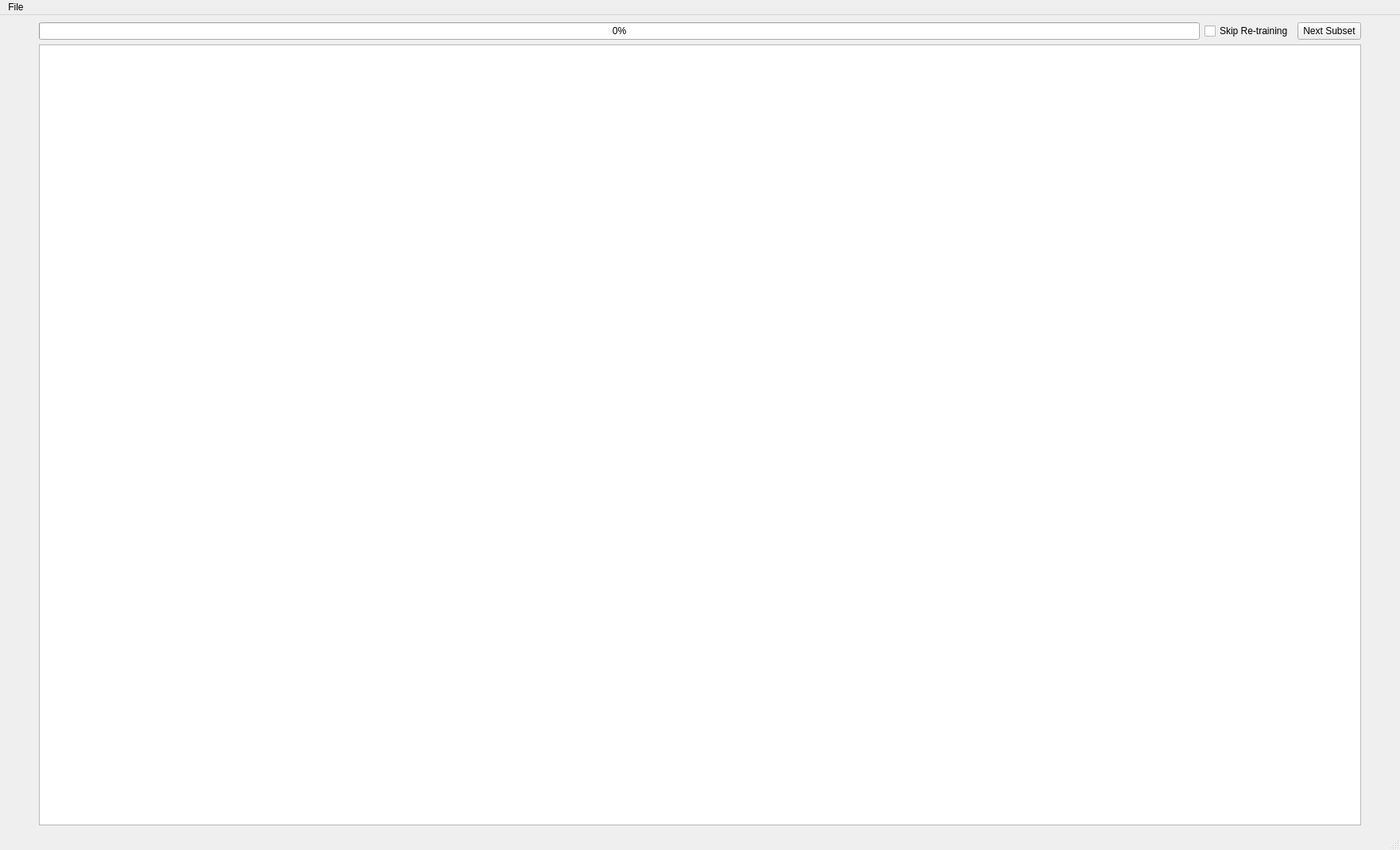
<?xml version="1.0" encoding="UTF-8"?>
<ui version="4.0">
 <class>MainWindow</class>
 <widget class="QMainWindow" name="MainWindow">
  <property name="geometry">
   <rect>
    <x>0</x>
    <y>0</y>
    <width>1762</width>
    <height>1070</height>
   </rect>
  </property>
  <property name="windowTitle">
   <string>ML-ADA</string>
  </property>
  <property name="windowIcon">
   <iconset>
    <normaloff>assets/main_window_icon.png</normaloff>assets/main_window_icon.png</iconset>
  </property>
  <widget class="QWidget" name="centralwidget">
   <layout class="QGridLayout" name="gridLayout">
    <item row="0" column="1">
     <layout class="QHBoxLayout" name="horizontalLayout">
      <item>
       <widget class="QProgressBar" name="progressBar">
        <property name="enabled">
         <bool>true</bool>
        </property>
        <property name="sizePolicy">
         <sizepolicy hsizetype="Expanding" vsizetype="Preferred">
          <horstretch>0</horstretch>
          <verstretch>0</verstretch>
         </sizepolicy>
        </property>
        <property name="value">
         <number>0</number>
        </property>
        <property name="textVisible">
         <bool>true</bool>
        </property>
       </widget>
      </item>
      <item>
       <widget class="QCheckBox" name="checkBox">
        <property name="sizePolicy">
         <sizepolicy hsizetype="Minimum" vsizetype="Preferred">
          <horstretch>0</horstretch>
          <verstretch>0</verstretch>
         </sizepolicy>
        </property>
        <property name="text">
         <string>Skip Re-training</string>
        </property>
       </widget>
      </item>
      <item>
       <widget class="QPushButton" name="pushButton">
        <property name="sizePolicy">
         <sizepolicy hsizetype="Minimum" vsizetype="Preferred">
          <horstretch>0</horstretch>
          <verstretch>0</verstretch>
         </sizepolicy>
        </property>
        <property name="text">
         <string>Next Subset</string>
        </property>
       </widget>
      </item>
     </layout>
    </item>
    <item row="1" column="1">
     <widget class="QTextBrowser" name="textBrowser">
      <property name="sizePolicy">
       <sizepolicy hsizetype="Preferred" vsizetype="Expanding">
        <horstretch>0</horstretch>
        <verstretch>0</verstretch>
       </sizepolicy>
      </property>
      <property name="font">
       <font>
        <pointsize>10</pointsize>
       </font>
      </property>
     </widget>
    </item>
    <item row="1" column="0">
     <spacer name="horizontalSpacer">
      <property name="orientation">
       <enum>Qt::Horizontal</enum>
      </property>
      <property name="sizeType">
       <enum>QSizePolicy::Fixed</enum>
      </property>
      <property name="sizeHint" stdset="0">
       <size>
        <width>40</width>
        <height>20</height>
       </size>
      </property>
     </spacer>
    </item>
    <item row="1" column="2">
     <spacer name="horizontalSpacer_2">
      <property name="orientation">
       <enum>Qt::Horizontal</enum>
      </property>
      <property name="sizeType">
       <enum>QSizePolicy::Fixed</enum>
      </property>
      <property name="sizeHint" stdset="0">
       <size>
        <width>40</width>
        <height>20</height>
       </size>
      </property>
     </spacer>
    </item>
   </layout>
  </widget>
  <widget class="QMenuBar" name="menubar">
   <property name="geometry">
    <rect>
     <x>0</x>
     <y>0</y>
     <width>1762</width>
     <height>31</height>
    </rect>
   </property>
   <widget class="QMenu" name="menuFile">
    <property name="title">
     <string>File</string>
    </property>
    <addaction name="actionAbout"/>
   </widget>
   <addaction name="menuFile"/>
  </widget>
  <widget class="QStatusBar" name="statusbar"/>
  <action name="actionAbout">
   <property name="text">
    <string>About</string>
   </property>
  </action>
 </widget>
 <resources/>
 <connections/>
</ui>
